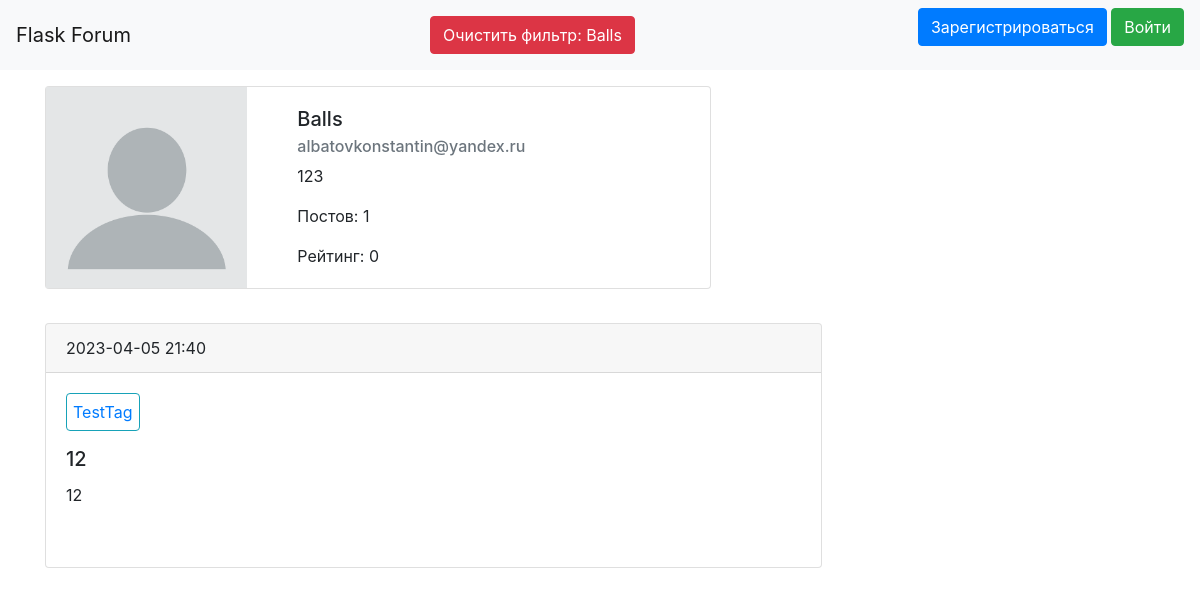
/user/2, run on the app's committed database.
### data/user.py (models this page shows, shortened)
class User(SqlAlchemyBase, UserMixin, SerializerMixin):
    __tablename__ = 'users'
    id = sqlalchemy.Column(sqlalchemy.Integer, primary_key=True, autoincrement=True)
    name = sqlalchemy.Column(sqlalchemy.String, nullable=True)
    about = sqlalchemy.Column(sqlalchemy.String, nullable=True)
    email = sqlalchemy.Column(sqlalchemy.String, index=True, unique=True, nullable=True)
    hashed_password = sqlalchemy.Column(sqlalchemy.String, nullable=True)
    created_date = sqlalchemy.Column(sqlalchemy.DateTime, default=datetime.datetime.now)
    posts = orm.relationship("Post", back_populates='user')
    thread_messages = orm.relationship("ThreadMessage", back_populates='user')

### data/post.py (models this page shows)
class Post(SqlAlchemyBase, SerializerMixin):
    __tablename__ = 'posts'
    id = sqlalchemy.Column(sqlalchemy.Integer, primary_key=True, autoincrement=True)
    title = sqlalchemy.Column(sqlalchemy.String, nullable=True)
    content = sqlalchemy.Column(sqlalchemy.String, nullable=True)
    created_date = sqlalchemy.Column(sqlalchemy.DateTime, default=datetime.datetime.now)
    completed = sqlalchemy.Column(sqlalchemy.Boolean, default=False)
    user_id = sqlalchemy.Column(sqlalchemy.Integer, sqlalchemy.ForeignKey("users.id"))
    rating = sqlalchemy.Column(sqlalchemy.Integer, default=0)
    done = sqlalchemy.Column(sqlalchemy.Boolean, default=False)
    user = orm.relationship('User')
    tags = orm.relationship('Tag', secondary='posts_with_tags', back_populates='posts')
    thread_messages = orm.relationship("ThreadMessage", back_populates='post')

### data/tag.py (models this page shows)
class Tag(SqlAlchemyBase, SerializerMixin):
    __tablename__ = 'tags'
    id = sqlalchemy.Column(sqlalchemy.Integer, primary_key=True, autoincrement=True)
    name = sqlalchemy.Column(sqlalchemy.String, nullable=True, unique=True)
    posts = orm.relationship("Post", secondary='posts_with_tags', back_populates='tags')

### main.py (the view)
@app.route('/user/<int:user_id>')
def user_page(user_id):
    session = db_session.create_session()
    user = session.query(User).filter(User.id == user_id).first()
    rating = sum([x.rating for x in user.posts])
    return render_template('user.html', user=user, rating=rating, posts=user.posts, title=user.name)

### data/db_session.py (called while the page is built)
def create_session() -> Session:
    global __factory, session
    if not session:
        session = __factory(expire_on_commit=False) if callable(__factory) else None
    return session

### templates/user.html (shortened to what this page needs)
{% extends "base.html" %}
{% block content %}
<div>
    <div class="card mb-3" style="max-width: 60%; margin-top:16px;">
        <div class="row g-0">
            <div class="col-md-4">
                <img align="center" src="{{url_for('static', filename='img/profile.png')}}"
                     class="img-fluid rounded-start" alt="...">
            </div>
            <div class="col-md-8">
                <div class="card-body">
                    <h5 class="card-title">{{ user.name }}</h5>
                    <h6 class="card-subtitle mb-2 text-muted">{{ user.email }}</h6>
                    <p class="card-text">{{ user.about }} </p>
                    <p class="card-text">Постов: {{ user.posts|length }}</p>
                    <p class="card-text">Рейтинг: {{ rating }}</p>
                </div>
            </div>
        </div>
    </div>
    {% for item in posts %}
    <div style="margin-top: 3%;">
        <div class="card {% if item.done %}alert-success {% endif %}" style="width: 70%;">
            <div class="card-header">
                {{item.created_date.strftime('%Y-%m-%d %H:%M')}}
            </div>
            <div class="card-body">
                <ul class="list-group list-group-horizontal">
                    {% for tag in item.tags %}
                    <li class="card text-white border-info mb-3 text-primary"
                        style="margin-right: 6px; padding: 6px;">{{tag.name}}
                    </li>
                    {% endfor %}
                </ul>
                <h5 class="card-title">{{item.title}}</h5>
                <p class="card-text">{{item.content}}</p>
                <br>
            </div>
        </div>
    </div>
</div>
{% endfor %}
{% endblock %}

### templates/base.html (shortened to what this page needs)
<!doctype html>
<html lang="en">
<head>
    <link rel="stylesheet"
          href="https://stackpath.bootstrapcdn.com/bootstrap/4.4.1/css/bootstrap.min.css"
>
</head>
<body>
<header>
    <nav class="navbar navbar-light bg-light">
        <a class="navbar-brand" href="#">Flask Forum</a>
        {% if user %}
        <a class="btn btn-danger" href="/"> Очистить фильтр: {{user.name}}
        </a>
        {% endif %}
        {% if current_user.is_authenticated %}
        <a class="navbar-brand" href="/logout">Выйти</a>
        {% else %}
        <p>
            <a class="btn btn-primary" href="/register">Зарегистрироваться</a>
            <a class="btn btn-success" href="/login">Войти</a>
        </p>
        {% endif %}
    </nav>
</header>
<main role="main" class="container">
    {% block content %}{% endblock %}
</main>
</body>
</html>

### data on the page
User: name "Balls", email "albatovkonstantin@yandex.ru", about "123"
Post: created_date "2023-04-05 21:40", title "12", content "12"
Tag: name "TestTag"

### other printed values
{{ user.posts|length }} "1"
{{ rating }} "0"
